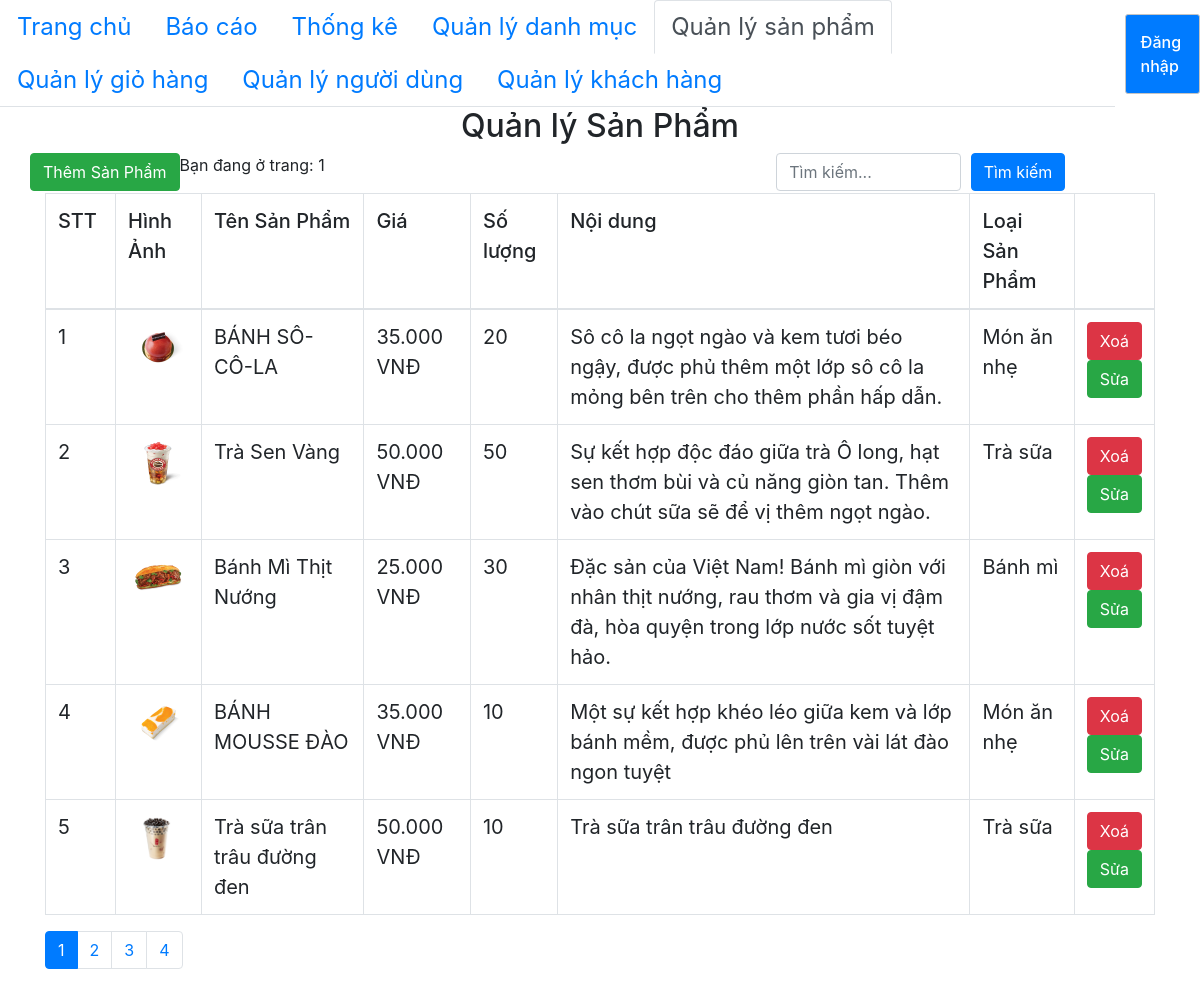
Screenshot of /admin/product/index.php with the database file from the repository.
### tables this page shows
CREATE TABLE `product` (
  `id` int(11) NOT NULL,
  `title` varchar(200) NOT NULL,
  `price` float NOT NULL,
  `number` float NOT NULL,
  `thumbnail` varchar(500) NOT NULL,
  `content` text NOT NULL,
  `id_category` int(11) NOT NULL
);

CREATE TABLE `category` (
  `id` int(11) NOT NULL,
  `name` varchar(50) NOT NULL
);

### admin/database/dbhelper.php (called while the page is built, shortened)
<?php
function executeResult($sql)
{
	$con = mysqli_connect(HOST, USERNAME, PASSWORD, DATABASE);
	$result = mysqli_query($con, $sql);
	$data   = [];
	while ($row = mysqli_fetch_array($result, 1)) {
		$data[] = $row;
	}
	return $data;
}

### admin/product/index.php (the view, shortened to what this page needs)
<?php
require_once('../database/dbhelper.php');
?>
<!DOCTYPE html>
<html>
<head>
    <link rel="stylesheet" href="https://maxcdn.bootstrapcdn.com/bootstrap/4.4.1/css/bootstrap.min.css">
</head>
<body>
    <div class="nav-container">
        <ul class="nav nav-tabs">
            <li class="nav-item">
                <a class="nav-link" href="../home/manage.php">Trang chủ</a>
            </li>
            <li class="nav-item">
                <a class="nav-link" href="../statistics_list/index.php">Báo cáo</a>
            </li>
            <li class="nav-item">
                <a class="nav-link" href="../statistics.php">Thống kê</a>
            </li>
            <li class="nav-item">
                <a class="nav-link" href="../category/index.php">Quản lý danh mục</a>
            </li>
            <li class="nav-item">
                <a class="nav-link active" href="../product/index.php">Quản lý sản phẩm</a>
            </li>
            <li class="nav-item">
                <a class="nav-link" href="../cart/index.php">Quản lý giỏ hàng</a>
            </li>
            <li class="nav-item">
                <a class="nav-link" href="../user/index.php">Quản lý người dùng</a>
            </li>
            <li class="nav-item">
                <a class="nav-link" href="../customer/index.php">Quản lý khách hàng</a>
            </li>
        </ul>
        <?php require_once('../header.php'); ?>
    </div>
    <div class="container">
        <div class="panel panel-primary">
            <div class="panel-heading">
                <h2 class="text-center">Quản lý Sản Phẩm</h2>
            </div>
            <div class="panel-body">
                <div class="row">
                    <div class="col-md-6">
                        <div class="row add-user-btn">
                            <a href="add.php">
                                <button class="btn btn-success">Thêm Sản Phẩm</button>
                            </a>
                            <p>
                                <?php
                                if (!isset($_GET['page'])) {
                                    echo 'Bạn đang ở trang: 1';
                                } else {
                                    $pg = $_GET['page'];
                                    echo 'Bạn đang ở trang: ' . $pg;
                                }
                                ?>
                            </p>
                        </div>
                    </div>
                    <div class="col-md-6">
                        <form method="GET" action="search.php" class="search-form float-md-right">
                            <div class="form-row">
                                <div class="col search-input">
                                    <input type="text" class="form-control" placeholder="Tìm kiếm..." name="tukhoa">
                                </div>
                                <div class="col">
                                    <button type="submit" class="btn btn-primary">Tìm kiếm</button>
                                </div>
                            </div>
                        </form>
                    </div>
                </div>
            </div>
            <table class="table table-bordered table-hover">
                <thead>
                    <tr style="font-weight: 500;">
                        <td width="70px">STT</td>
                        <td>Hình Ảnh</td>
                        <td>Tên Sản Phẩm</td>
                        <td>Giá</td>
                        <td>Số lượng</td>
                        <td>Nội dung</td>
                        <td>Loại Sản Phẩm</td>
                        <td width="50px"></td>
                    </tr>
                </thead>
                <tbody>
                    <?php
                    try {
                        if (isset($_GET['page'])) {
                            $page = $_GET['page'];
                        } else {
                            $page = 1;
                        }
                        $limit = 5;
                        $start = ($page - 1) * $limit;
                        $sql = "SELECT product.*, category.name as category_name FROM product JOIN category ON product.id_category = category.id limit $start,$limit";
                        executeResult($sql);
                        $productList = executeResult($sql);
                        $index = 1;
                        foreach ($productList as $item) {
                            echo '  <tr>
                                <td>' . ($index++) . '</td>
                                <td style="text-align:center">
                                    <img src="' . $item['thumbnail'] . '" alt="" style="width: 50px">
                                </td>
                                <td>' . $item['title'] . '</td>
                                <td>' . number_format($item['price'], 0, ',', '.') . ' VNĐ</td>
                                <td>' . $item['number'] . '</td>
                                <td>' . $item['content'] . '</td>
                                <td>' . $item['category_name'] . '</td>
                                <td>
                                    <div class="row">
                                        <div class="col">
                                            <button class="btn btn-danger" onclick="deleteProduct(' . $item['id'] . ')">Xoá</button>
                                        </div>
                                        <div class="col">
                                            <a href="change.php?id=' . $item['id'] . '">
                                                <button class="btn btn-success">Sửa</button>
                                            </a>
                                        </div>
                                    </div>
                                </td>
                            </tr>';
                        }
                    } catch (Exception $e) {
                        die("Lỗi thực thi sql: " . $e->getMessage());
                    }
                    ?>
                </tbody>
            </table>
        </div>
        <ul class="pagination">
            <?php
            $sql = "SELECT * FROM `product`";
            $conn = mysqli_connect(HOST, USERNAME, PASSWORD, DATABASE);
            $result = mysqli_query($conn, $sql);
            if (mysqli_num_rows($result)) {
                $numrow = mysqli_num_rows($result);
                $current_page = ceil($numrow / 5);
            }
            for ($i = 1; $i <= $current_page; $i++) {
                if ($i == $page) {
                    echo '<li class="page-item active"><a class="page-link" href="?page=' . $i . '">' . $i . '</a></li>';
                } else {
                    echo '<li class="page-item"><a class="page-link" href="?page=' . $i . '">' . $i . '</a></li>';
                }
            }
            ?>
        </ul>
    </div>
</body>
</html>

### admin/product/index.php (style rules this page uses)
.nav-link { font-size: 24px; }
table { font-size: 20px; }

### admin/header.php (style rules this page uses)
.nav-container { display: flex; justify-content: space-between; align-items: center; }

### rows the page displays
product: thumbnail (picture), title "BÁNH SÔ-CÔ-LA", price "35.000", number "20", content "Sô cô la ngọt ngào và kem tươi béo ngậy, được phủ thêm một lớp sô cô la mỏng bên trên cho thêm phần hấp dẫn.", id_category.name "Món ăn nhẹ"
product: thumbnail (picture), title "Trà Sen Vàng", price "50.000", number "50", content "Sự kết hợp độc đáo giữa trà Ô long, hạt sen thơm bùi và củ năng giòn tan. Thêm vào chút sữa sẽ để vị thêm ngọt ngào.", id_category.name "Trà sữa"
product: thumbnail (picture), title "Bánh Mì Thịt Nướng", price "25.000", number "30", content "Đặc sản của Việt Nam! Bánh mì giòn với nhân thịt nướng, rau thơm và gia vị đậm đà, hòa quyện trong lớp nước sốt tuyệt hảo.", id_category.name "Bánh mì"
product: thumbnail (picture), title "BÁNH MOUSSE ĐÀO", price "35.000", number "10", content "Một sự kết hợp khéo léo giữa kem và lớp bánh mềm, được phủ lên trên vài lát đào ngon tuyệt", id_category.name "Món ăn nhẹ"
product: thumbnail (picture), title "Trà sữa trân trâu đường đen", price "50.000", number "10", content "Trà sữa trân trâu đường đen", id_category.name "Trà sữa"
